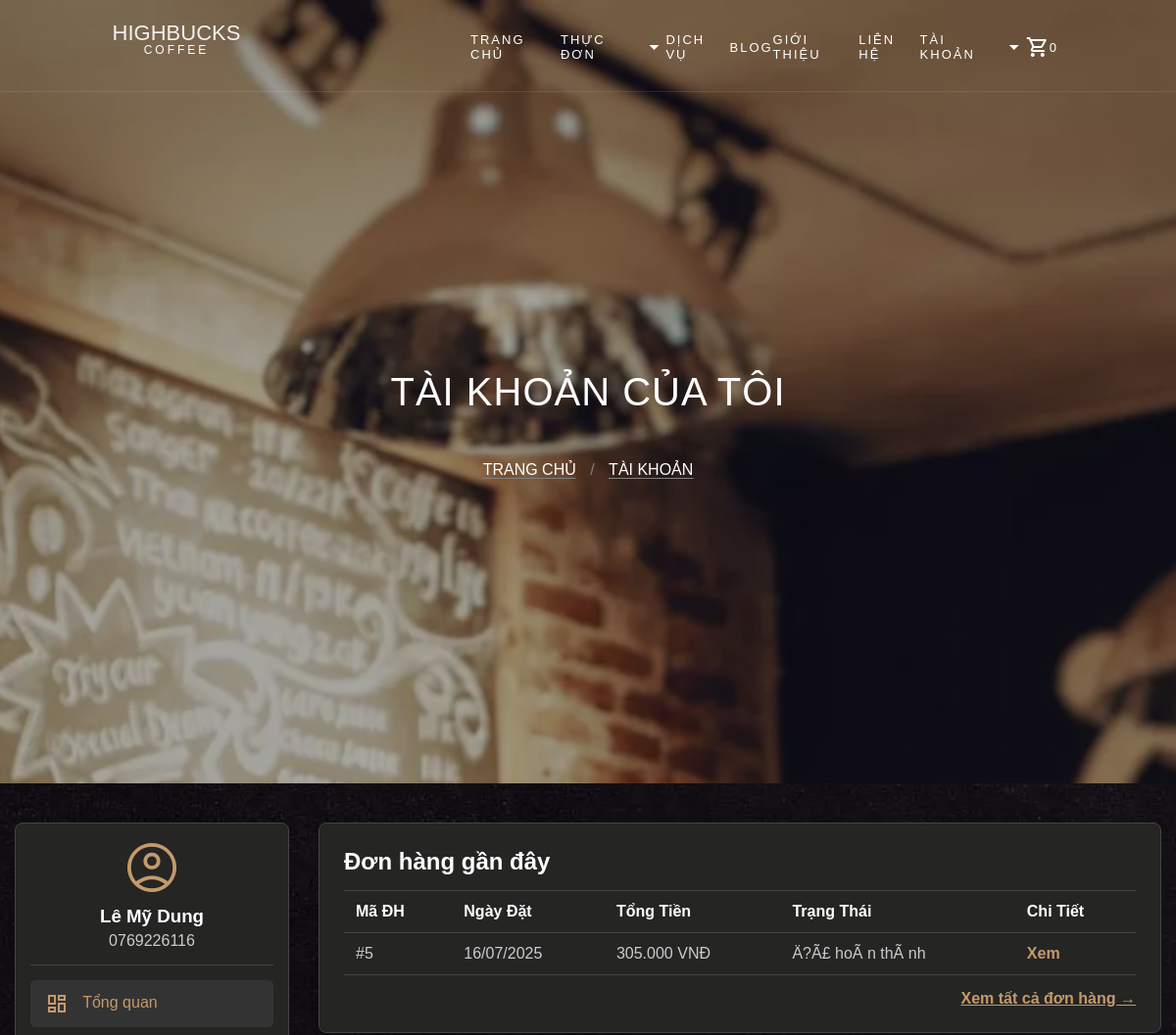
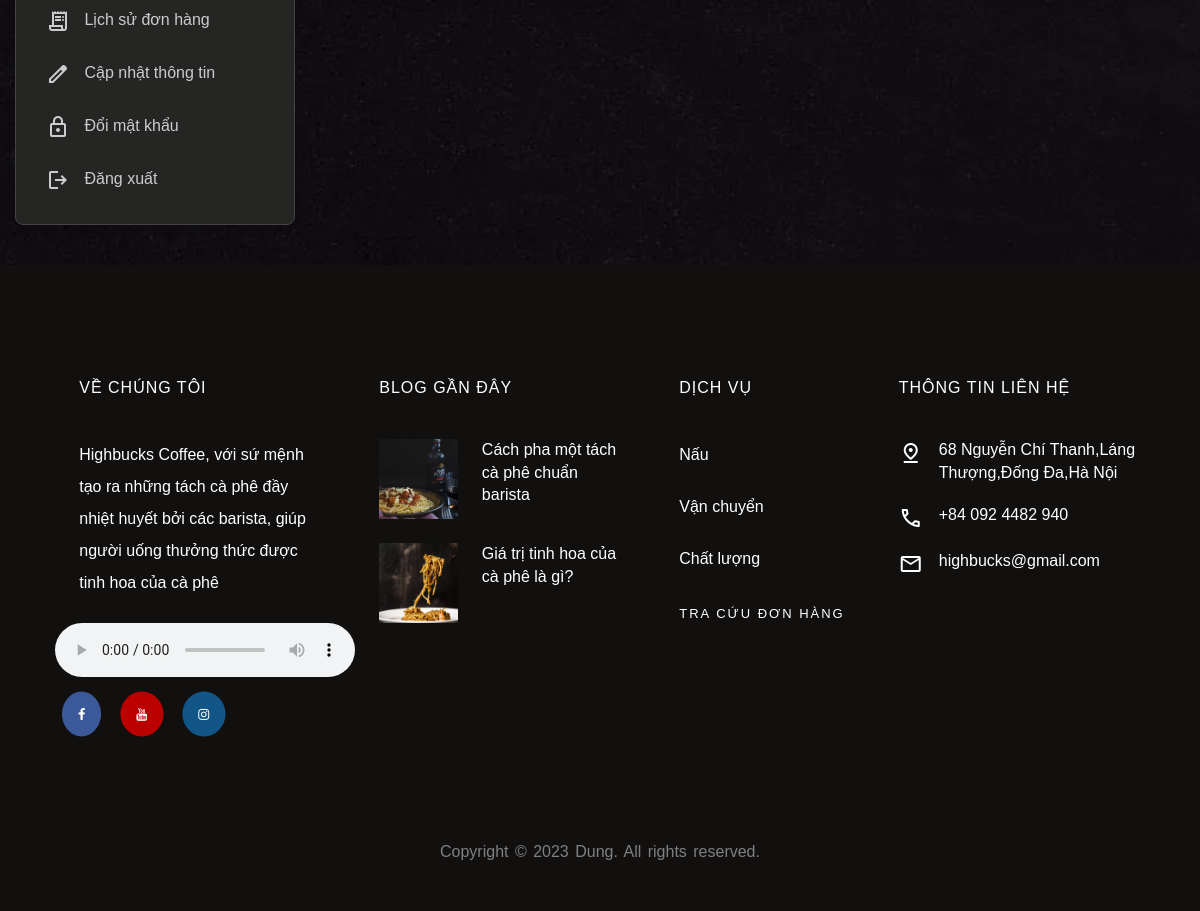
Page /Page/my_account.php (signed in) on the committed database (2 pictures, top to bottom).
### tables this page shows
CREATE TABLE IF NOT EXISTS `taikhoan` (
  `idTaiKhoan` int NOT NULL AUTO_INCREMENT,
  `HoTen` varchar(255) DEFAULT NULL,
  `sdt` varchar(11) DEFAULT NULL,
  `MatKhau` char(100) DEFAULT NULL,
  `DiaChi` varchar(255) DEFAULT NULL,
  `ChucVu` varchar(45) DEFAULT 'KhÃ¡ch hÃ ng',
  PRIMARY KEY (`idTaiKhoan`)
);

CREATE TABLE IF NOT EXISTS `donhang` (
  `idDonHang` int NOT NULL AUTO_INCREMENT,
  `idTaiKhoan` int DEFAULT NULL,
  `TenNguoiNhan` varchar(255) DEFAULT NULL,
  `SoDienThoaiNhan` varchar(11) DEFAULT NULL,
  `DiaChiNhan` varchar(255) DEFAULT NULL,
  `NgayDat` datetime DEFAULT CURRENT_TIMESTAMP,
  `TongTien` decimal(10,0) DEFAULT NULL,
  `TrangThai` varchar(255) DEFAULT 'Ä�á»£i xÃ¡c nháº­n',
  PRIMARY KEY (`idDonHang`)
);

### Page/my_account.php (the view, shortened to what this page needs)
<?php
include_once '../PHP/Connect.php';
$id_tai_khoan = $_SESSION['id'];
$sql_user = "SELECT HoTen, sdt, DiaChi FROM taikhoan WHERE idTaiKhoan = ?";
$stmt_user = $conn->prepare($sql_user);
$stmt_user->bind_param("i", $id_tai_khoan);
$stmt_user->execute();
$user = $stmt_user->get_result()->fetch_assoc();
$sql_orders = "SELECT idDonHang, NgayDat, TongTien, TrangThai FROM donhang WHERE idTaiKhoan = ? ORDER BY NgayDat DESC LIMIT 5";
$stmt_orders = $conn->prepare($sql_orders);
$stmt_orders->bind_param("i", $id_tai_khoan);
$stmt_orders->execute();
$recent_orders = $stmt_orders->get_result();
?>
<!DOCTYPE html>
<html lang="vi">
<head>
    <link rel="stylesheet" href="../Css/cart.css">
    <link rel="stylesheet" href="https://cdnjs.cloudflare.com/ajax/libs/font-awesome/4.7.0/css/font-awesome.min.css">
</head>
<body>
    <?php include '../PHP/Menu.php'; ?>
    <div class="banner">
        <h1>Tài khoản của tôi</h1>
        <p><a href="index.php">Trang chủ</a> / <a href="my_account.php">Tài khoản</a></p>
    </div>
    <div class="account-container">
        <div class="account-layout">
            <aside class="account-sidebar">
                <div class="profile-card">
                    <span class="material-symbols-outlined icon">account_circle</span>
                    <h3><?php echo htmlspecialchars($user['HoTen']); ?></h3>
                    <p><?php echo htmlspecialchars($user['sdt']); ?></p>
                </div>
                <nav class="account-nav">
                    <a href="my_account.php" class="active"><span class="material-symbols-outlined">dashboard</span> Tổng quan</a>
                    <a href="order_history.php"><span class="material-symbols-outlined">receipt_long</span> Lịch sử đơn hàng</a>
                    <a href="update_profile.php"><span class="material-symbols-outlined">edit</span> Cập nhật thông tin</a>
                    <a href="change_password.php"><span class="material-symbols-outlined">lock</span> Đổi mật khẩu</a>
                    <a href="../PHP/Logout.php"><span class="material-symbols-outlined">logout</span> Đăng xuất</a>
                </nav>
            </aside>
            <main class="account-main">
                <div class="content-box">
                    <h2>Đơn hàng gần đây</h2>
                    <?php if ($recent_orders->num_rows > 0): ?>
                        <table class="tbdonhang">
                            <thead>
                                <tr>
                                    <th>Mã ĐH</th>
                                    <th>Ngày Đặt</th>
                                    <th>Tổng Tiền</th>
                                    <th>Trạng Thái</th>
                                    <th>Chi Tiết</th>
                                </tr>
                            </thead>
                            <tbody>
                                <?php while ($order = $recent_orders->fetch_assoc()): ?>
                                <tr>
                                    <td>#<?php echo $order['idDonHang']; ?></td>
                                    <td><?php echo date('d/m/Y', strtotime($order['NgayDat'])); ?></td>
                                    <td><?php echo number_format($order['TongTien'], 0, ',', '.'); ?> VNĐ</td>
                                    <td><?php echo htmlspecialchars($order['TrangThai']); ?></td>
                                    <td><a href="order_details.php?id=<?php echo $order['idDonHang']; ?>">Xem</a></td>
                                </tr>
                                <?php endwhile; ?>
                            </tbody>
                        </table>
                        <a href="order_history.php" class="view-all-orders">Xem tất cả đơn hàng →</a>
                    <?php else: ?>
                        <p>Bạn chưa có đơn hàng nào.</p>
                    <?php endif; ?>
                </div>
            </main>
        </div>
    </div>
    <?php include '../PHP/Footer.php'; ?>
</body>
</html>

### Css/cart.css (style rules this page uses)
* { padding: 0; margin: 0; box-sizing: border-box; }
html,body { height: 100%; position: relative; scroll-behavior: smooth; font-family: Verdana, sans-serif; background-image: url(../Pic/bg_4.jpg); background-position: center; background-repeat: no-repeat; background-size: cover; background-attachment: fixed; color: gray; font-weight: 300; }
.banner { text-transform: uppercase; height: 100%; width: 100%; background-image: linear-gradient(rgba(0, 0, 0, 0.35), rgba(0, 0, 0, 0.35)),url(../Pic/bg_3.jpg); background-size: cover; background-position: center center; background-repeat: no-repeat; background-attachment: fixed; }
.banner h1 { text-transform: uppercase; font-size: 40px; color: #fff; line-height: 1.5; font-weight: normal; letter-spacing: 1px; position: absolute; top: 50%; left: 50%; transform: translate(-50%, -50%); }
.banner p { text-align: center; position: absolute; top: 60%; left: 50%; transform: translate(-50%, -50%); }
.banner a { text-decoration: none; border-bottom: 1px solid gray; margin: 0 10px; color: white; font-size: 16px; }
a { color: gray; }

### Page/my_account.php (style rules this page uses)
.account-container { padding: 40px 15px; max-width: 1200px; margin: 0 auto; color: #ccc; }
.account-layout { display: flex; gap: 30px; align-items: flex-start; }
.account-sidebar { flex: 0 0 280px; background: rgba(37,37,36,255); border-radius: 8px; box-shadow: 0 2px 8px rgba(0,0,0,0.1); padding: 15px; border: 1px solid #444; }
.account-main { flex: 1; }
.profile-card { text-align: center; padding-bottom: 15px; border-bottom: 1px solid #444; margin-bottom: 15px; }
.profile-card .icon { font-size: 60px; color: #c49a6c; }
.profile-card h3 { margin: 5px 0; color: #fff; }
.profile-card p { color: #ccc; }
.account-nav a { display: block; padding: 12px 15px; text-decoration: none; color: #ccc; border-radius: 5px; margin-bottom: 5px; transition: background-color 0.2s; }
.account-nav a:hover, .account-nav a.active { background-color: #333; color: #c49a6c; }
.account-nav a .material-symbols-outlined { vertical-align: middle; margin-right: 10px; }
.content-box { background: rgba(37,37,36,255); border-radius: 8px; box-shadow: 0 2px 8px rgba(0,0,0,0.1); padding: 25px; border: 1px solid #444; }
.content-box h2 { margin-top: 0; padding-bottom: 15px; border-bottom: 1px solid #444; color: #fff; }
.tbdonhang { width: 100%; border-collapse: collapse; }
.tbdonhang th, .tbdonhang td { padding: 12px; text-align: left; border-bottom: 1px solid #444; }
.tbdonhang th { color: #fff; }
.tbdonhang a { color: #c49a6c; text-decoration: none; font-weight: bold; }
.view-all-orders { display: block; text-align: right; margin-top: 15px; font-weight: bold; color: #c49a6c; }

### rows in the picture
taikhoan: HoTen "Lê Mỹ Dung", sdt "0769226116"
donhang: idDonHang "5", NgayDat "16/07/2025", TongTien "305.000", TrangThai "Ä?Ã£ hoÃ n thÃ nh"

### other values in the picture
$cart_item_count "0"
